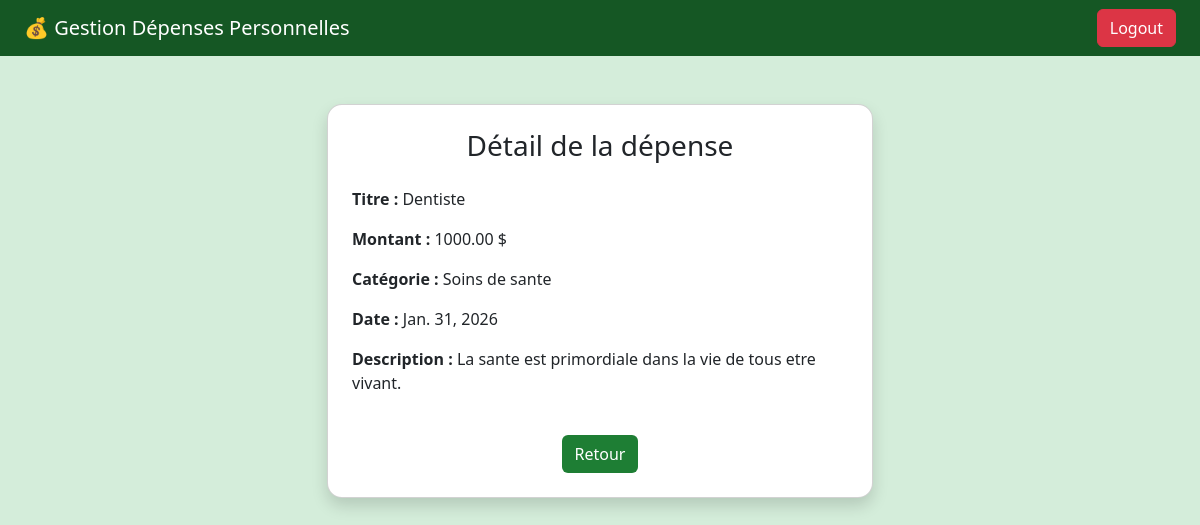
The app's page /detail/8/ (signed in) with its own data.
### depenses/models.py (models this page shows, shortened)
class Depense(models.Model):
    utilisateur = models.ForeignKey(User, on_delete=models.CASCADE)
    titre = models.CharField(max_length=100)
    montant = models.DecimalField(max_digits=10, decimal_places=2)
    categorie = models.CharField(max_length=50)
    date = models.DateField()
    description = models.TextField(blank=True, null=True)

### depenses/views.py (the view)
# urls.py: path('detail/<int:id>/', views.detail_depense, name='detail_depense'),
@login_required
def detail_depense(request, id):
    depense = get_object_or_404(
        Depense,
        id=id,
        utilisateur=request.user
    )
    return render(request, 'depenses/detail.html', {'depense': depense})

### depenses/templates/depenses/detail.html
{% extends 'base.html' %}
{% block content %}
<div class="row justify-content-center">
    <div class="col-md-6">
        <div class="card p-4 shadow">
            <h3 class="mb-4 text-center">Détail de la dépense</h3>
            <p><strong>Titre :</strong> {{ depense.titre }}</p>
            <p><strong>Montant :</strong> {{ depense.montant }} $</p>
            <p><strong>Catégorie :</strong> {{ depense.categorie }}</p>
            <p><strong>Date :</strong> {{ depense.date }}</p>
            <p><strong>Description :</strong> {{ depense.description }}</p>
            <div class="text-center mt-4">
                <a href="{% url 'liste_depenses' %}" class="btn btn-custom">
                    Retour
                </a>
            </div>
        </div>
    </div>
</div>
{% endblock %}

### depenses/templates/base.html (style rules this page uses)
body { background-color: #d4edda; }
.btn-custom { background-color: #1e7e34; color: white; }
.card { border-radius: 15px; }

### records on screen
Depense: titre "Dentiste", montant "1000.00", categorie "Soins de sante", date "Jan. 31, 2026", description "La sante est primordiale dans la vie de tous etre vivant."
